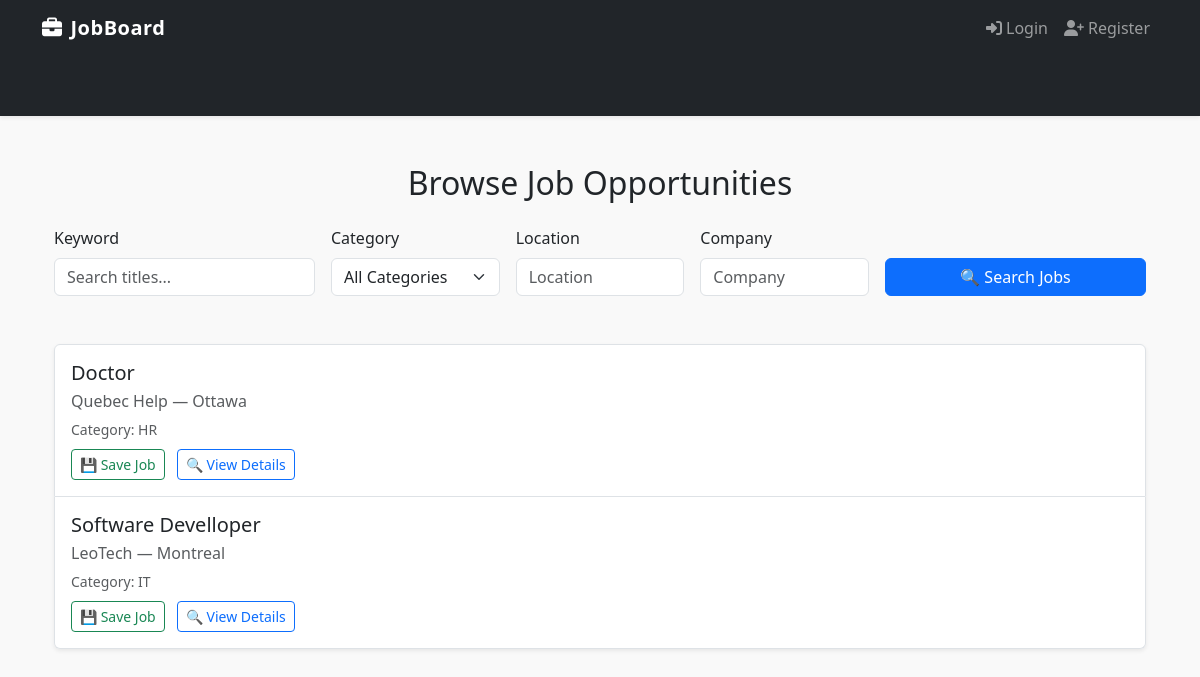
Before: / with the older database file.
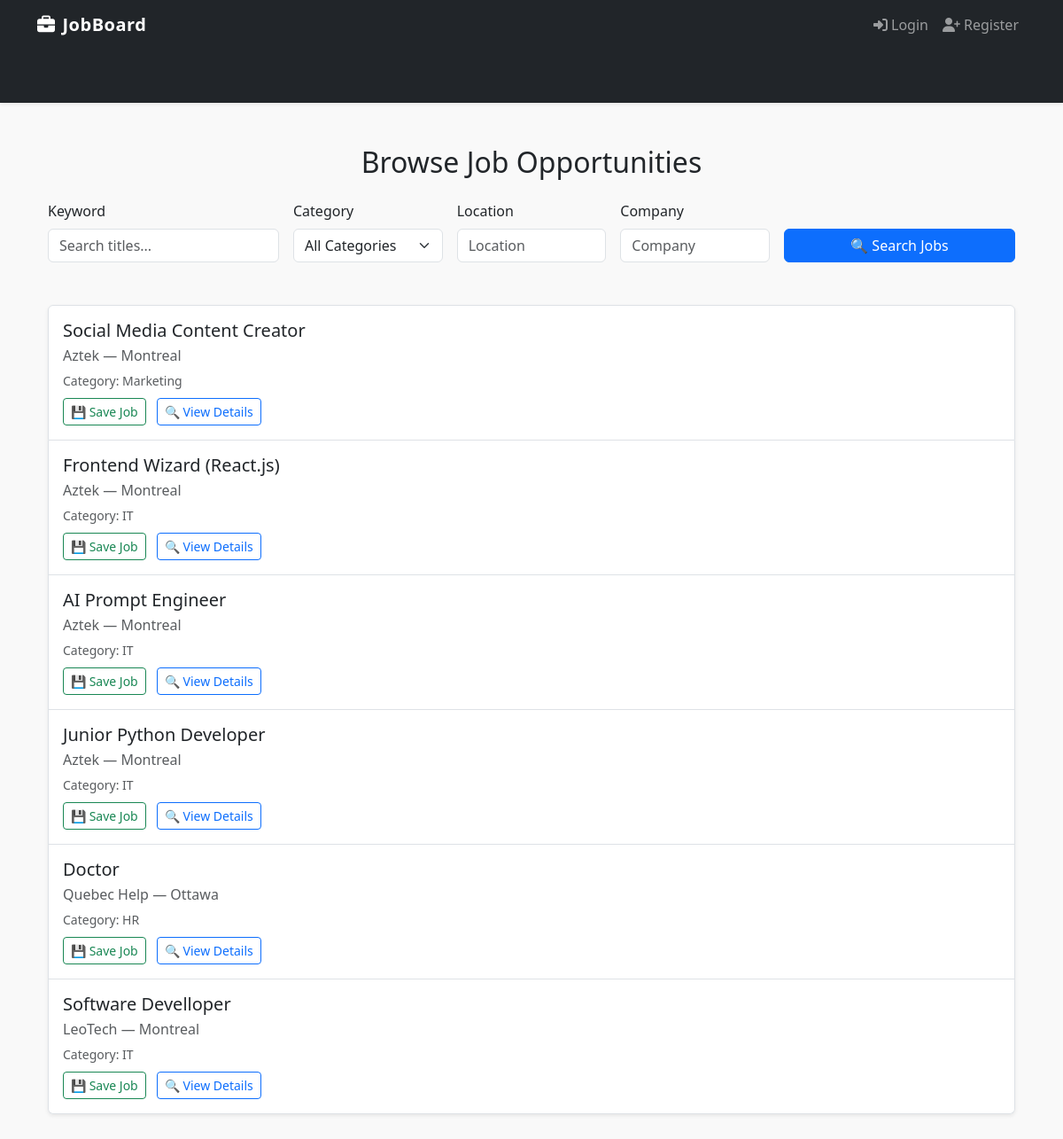
After: the same page with the newer database file.
### core/models.py (models this page shows, shortened)
class Job(models.Model):
    CATEGORY_CHOICES = [
        ('IT', 'IT'),
        ('HR', 'HR'),
        ('Finance', 'Finance'),
        ('Marketing', 'Marketing'),
    ]
    title = models.CharField(max_length=255)
    company = models.CharField(max_length=255)
    description = models.TextField()
    location = models.CharField(max_length=255)
    category = models.CharField(max_length=50, choices=CATEGORY_CHOICES)
    posted_by = models.ForeignKey(User, on_delete=models.CASCADE)
    date_posted = models.DateTimeField(auto_now_add=True)

### core/views.py (the view)
# urls.py: path('', views.home_view, name='home'),
def home_view(request):
    jobs = Job.objects.all().order_by('-date_posted')
    query = request.GET.get('q')
    category = request.GET.get('category')
    location = request.GET.get('location')
    company = request.GET.get('company')
    if query:
        jobs = jobs.filter(title__icontains=query)
    if category:
        jobs = jobs.filter(category=category)
    if location:
        jobs = jobs.filter(location__icontains=location)
    if company:
        jobs = jobs.filter(company__icontains=company)
    categories = Job.CATEGORY_CHOICES
    return render(request, 'core/job_list.html', {
        'jobs': jobs,
        'categories': categories,
    })

### core/templates/core/job_list.html (shortened to what this page needs)
{% extends "base.html" %}
{% block content %}
<div class="container mt-5">
  <h2 class="mb-4 text-center">Browse Job Opportunities</h2>
  <form method="GET" class="row g-3 mb-5 align-items-end">
    <div class="col-12 col-md-3">
      <label class="form-label">Keyword</label>
      <input type="text" name="q" class="form-control" placeholder="Search titles..." value="{{ request.GET.q }}">
    </div>
    <div class="col-12 col-md-2">
      <label class="form-label">Category</label>
      <select name="category" class="form-select">
        <option value="">All Categories</option>
      </select>
    </div>
    <div class="col-12 col-md-2">
      <label class="form-label">Location</label>
      <input type="text" name="location" class="form-control" placeholder="Location" value="{{ request.GET.location }}">
    </div>
    <div class="col-12 col-md-2">
      <label class="form-label">Company</label>
      <input type="text" name="company" class="form-control" placeholder="Company" value="{{ request.GET.company }}">
    </div>
    <div class="col-12 col-md-3">
      <button type="submit" class="btn btn-primary w-100">🔍 Search Jobs</button>
    </div>
  </form>
  {% if jobs %}
    <div class="list-group shadow-sm">
      {% for job in jobs %}
        <div class="list-group-item py-3">
          <div class="d-flex flex-column flex-md-row justify-content-between align-items-start align-items-md-center">
            <div>
              <a href="{% url 'job_detail' job.id %}" class="text-decoration-none text-dark">
                <h5 class="mb-1">{{ job.title }}</h5>
                <p class="mb-1 text-muted">{{ job.company }} — {{ job.location }}</p>
                <small class="text-muted">Category: {{ job.category }}</small>
              </a>
              <div class="mt-2">
                <a href="{% url 'save_job' job.id %}" class="btn btn-sm btn-outline-success me-2">💾 Save Job</a>
                <a href="{% url 'job_detail' job.id %}" class="btn btn-sm btn-outline-primary">🔍 View Details</a>
              </div>
            </div>
          </div>
        </div>
      {% endfor %}
    </div>
  {% else %}
    <div class="alert alert-info text-center mt-5" role="alert">
      No jobs found. Try adjusting your filters or search keywords.
    </div>
  {% endif %}
</div>
{% endblock %}

### core/templates/base.html (shortened to what this page needs)
<!DOCTYPE html>
<html lang="en">
<head>
    <link href="https://cdn.jsdelivr.net/npm/bootstrap@5.3.2/dist/css/bootstrap.min.css" rel="stylesheet">
    <link href="https://cdnjs.cloudflare.com/ajax/libs/font-awesome/6.5.0/css/all.min.css" rel="stylesheet">
</head>
<body>
    <nav class="navbar navbar-expand-lg navbar-dark bg-dark shadow-sm">
        <div class="container">
            <a class="navbar-brand" href="/"><i class="fas fa-briefcase me-2"></i>JobBoard</a>
            <div class="collapse navbar-collapse" id="navbarNav">
                <ul class="navbar-nav ms-auto">
                    {% if user.is_authenticated %}
                    {% if user.profile.user_type == 'employer' %}
                    <li class="nav-item"><a class="nav-link" href="{% url 'employer_dashboard' %}"><i class="fas fa-building me-1"></i>Dashboard</a></li>
                    <li class="nav-item"><a class="nav-link" href="{% url 'post_job' %}"><i class="fas fa-plus me-1"></i>Post Job</a></li>
                {% else %}
                    <li class="nav-item"><a class="nav-link" href="{% url 'seeker_dashboard' %}"><i class="fas fa-user me-1"></i>Dashboard</a></li>
                    <li class="nav-item"><a class="nav-link" href="{% url 'application_list' %}"><i class="fas fa-file-alt me-1"></i>My Applications</a></li>
                    <li class="nav-item"><a class="nav-link" href="{% url 'saved_jobs' %}"><i class="fas fa-bookmark me-1"></i>Saved Jobs</a></li>
                {% endif %}
                <li class="nav-item dropdown">
                  <a class="nav-link dropdown-toggle" href="#" id="messageDropdown" role="button" data-bs-toggle="dropdown" aria-expanded="false">
                    <i class="fas fa-envelope me-1"></i>Messages
                  </a>
                  <ul class="dropdown-menu dropdown-menu-end" aria-labelledby="messageDropdown">
                    <li><a class="dropdown-item" href="{% url 'inbox' %}"><i class="fas fa-inbox me-1"></i>Inbox</a></li>
                    <li><a class="dropdown-item" href="{% url 'sent_messages' %}"><i class="fas fa-paper-plane me-1"></i>Sent</a></li>
                  </ul>
                </li>
                        <li class="nav-item"><a class="nav-link" href="{% url 'logout' %}"><i class="fas fa-sign-out-alt me-1"></i>Logout</a></li>
                    {% else %}
                        <li class="nav-item"><a class="nav-link" href="{% url 'login' %}"><i class="fas fa-sign-in-alt me-1"></i>Login</a></li>
                        <li class="nav-item"><a class="nav-link" href="{% url 'register' %}"><i class="fas fa-user-plus me-1"></i>Register</a></li>
                    {% endif %}
                </ul>
            </div>
        </div>
    </nav>
    <div class="container mt-4">
        {% block content %}
        {% endblock %}
    </div>
</body>
</html>

### core/templates/base.html (style rules this page uses)
body { background-color: #f9f9f9; }
.navbar-brand { font-weight: bold; letter-spacing: 0.5px; }
.container { padding-bottom: 60px; }

Changed rows visible on the page:
added Job: title "Social Media Content Creator", company "Aztek", location "Montreal", category "Marketing"
added Job: title "Frontend Wizard (React.js)", company "Aztek", location "Montreal", category "IT"
added Job: title "AI Prompt Engineer", company "Aztek", location "Montreal", category "IT"
added Job: title "Junior Python Developer", company "Aztek", location "Montreal", category "IT"
